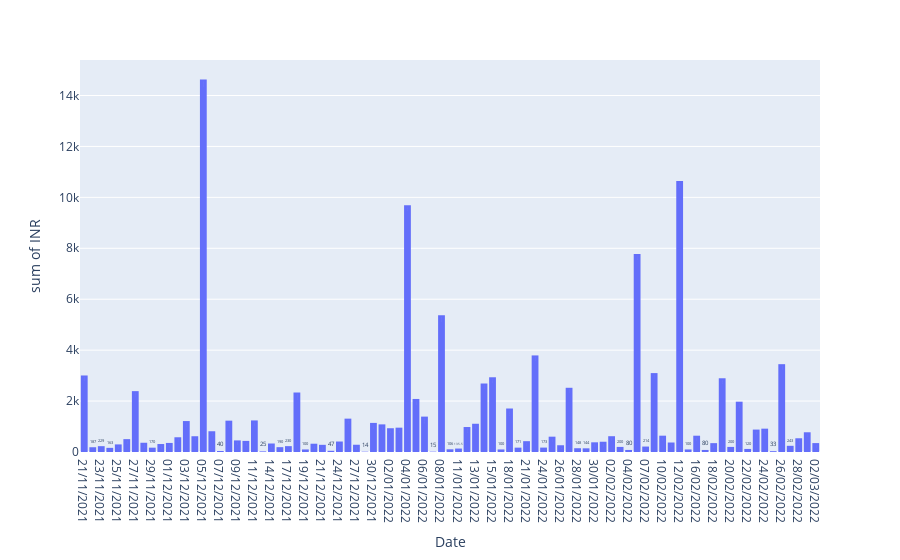

Source (notebook cell):
### Code cell
# Daily expenses chart

import plotly.express as px

dfdate = df.drop(columns=['Category', 'Income/Expense']).groupby('Date')['INR'].sum().reset_index()

dfdate['Day'] = ''
dfdate['Month'] = ''
dfdate['Year'] = ''

for i, d in enumerate(dfdate['Date']):
    day = ''
    month = ''
    year = ''

    bar_count = 0
    for caractere in dfdate['Date'][i]:
        if caractere != '/':
            if bar_count == 0:
                day += caractere
            elif bar_count == 1:
                month += caractere
            else:
                year += caractere
        else:
            bar_count += 1
    
    dfdate.loc[[i], 'Day'] = day
    dfdate.loc[[i], 'Month'] = month
    dfdate.loc[[i], 'Year'] = year

dfdate = dfdate.sort_values(['Year', 'Month', 'Day']).reset_index(drop='index')

display(dfdate)

chart = px.histogram(dfdate, x='Date', y='INR', text_auto=True)
chart.show()

### Figure 1 — Plotly figure (JSON) as saved in the notebook; plotly's stock layout.template omitted (floating-point values rounded to 4 significant figures)
{"data": [{"bingroup": "x", "histfunc": "sum", "hovertemplate": "Date=%{x}<br>sum of INR=%{y}<extra></extra>", "legendgroup": "", "marker": {"color": "#636efa", "pattern": {"shape": ""}}, "name": "", "orientation": "v", "showlegend": false, "texttemplate": "%{value}", "type": "histogram", "x": ["21/11/2021", "22/11/2021", "23/11/2021", "24/11/2021", "25/11/2021", "26/11/2021", "27/11/2021", "28/11/2021", "29/11/2021", "30/11/2021", "01/12/2021", "02/12/2021", "03/12/2021", "04/12/2021", "05/12/2021", "06/12/2021", "07/12/2021", "08/12/2021", "09/12/2021", "10/12/2021", "11/12/2021", "12/12/2021", "14/12/2021", "16/12/2021", "17/12/2021", "18/12/2021", "19/12/2021", "20/12/2021", "21/12/2021", "23/12/2021", "24/12/2021", "25/12/2021", "27/12/2021", "28/12/2021", "30/12/2021", "01/01/2022", "02/01/2022", "03/01/2022", "04/01/2022", "05/01/2022", "06/01/2022", "07/01/2022", "08/01/2022", "10/01/2022", "11/01/2022", "12/01/2022", "13/01/2022", "14/01/2022", "15/01/2022", "17/01/2022", "18/01/2022", "19/01/2022", "21/01/2022", "23/01/2022", "24/01/2022", "25/01/2022", "26/01/2022", "27/01/2022", "28/01/2022", "29/01/2022", "30/01/2022", "31/01/2022", "02/02/2022", "03/02/2022", "04/02/2022", "06/02/2022", "07/02/2022", "08/02/2022", "10/02/2022", "11/02/2022", "12/02/2022", "13/02/2022", "16/02/2022", "17/02/2022", "18/02/2022", "19/02/2022", "20/02/2022", "21/02/2022", "22/02/2022", "23/02/2022", "24/02/2022", "25/02/2022", "26/02/2022", "27/02/2022", "28/02/2022", "01/03/2022", "02/03/2022"], "xaxis": "x", "y": [3005.0, 187.0, 229.0, 163.0, 298.0, 505.0, 2390.0, 363.4, 170.0, 313.0, 356.0, 579.0, 1215.0, 619.0, 14620.0, 815.0, 40.0, 1231.0, 455.0, 436.0, 1240.0, 25.0, 334.0, 190.0, 230.0, 2337.0, 100.0, 325.0, 282.0, 47.0, 412.0, 1310.0, 285.0, 14.0, 1143.0, 1085.0, 933.0, 956.0, 9693.0, 2083.0, 1390.0, 15.0, 5375.0, 106.0, 135.5, 980.8, 1109.0, 2690.0, 2935.0, 100.0, 1708.0, 171.0, 425.0, 3793.0, 173.0, 602.0, 265.0, 2522.0, 148.0, 144.0, 380.0, 403.0, 620.0, 200.0, 80.0, 7775.0, 214.0, 3099.0, 641.0, 373.0, 10640.0, 100.0, 640.0, 80.0, 348.0, 2896.0, 200.0, 1976.0, 120.0, 881.0, 916.7, 33.0, 3449.0, 243.0, 539.1, 775.0, 350.0], "yaxis": "y"}], "layout": {"barmode": "relative", "legend": {"tracegroupgap": 0}, "margin": {"t": 60}, "xaxis": {"anchor": "y", "domain": [0, 1], "title": {"text": "Date"}}, "yaxis": {"anchor": "x", "domain": [0, 1], "title": {"text": "sum of INR"}}}}
